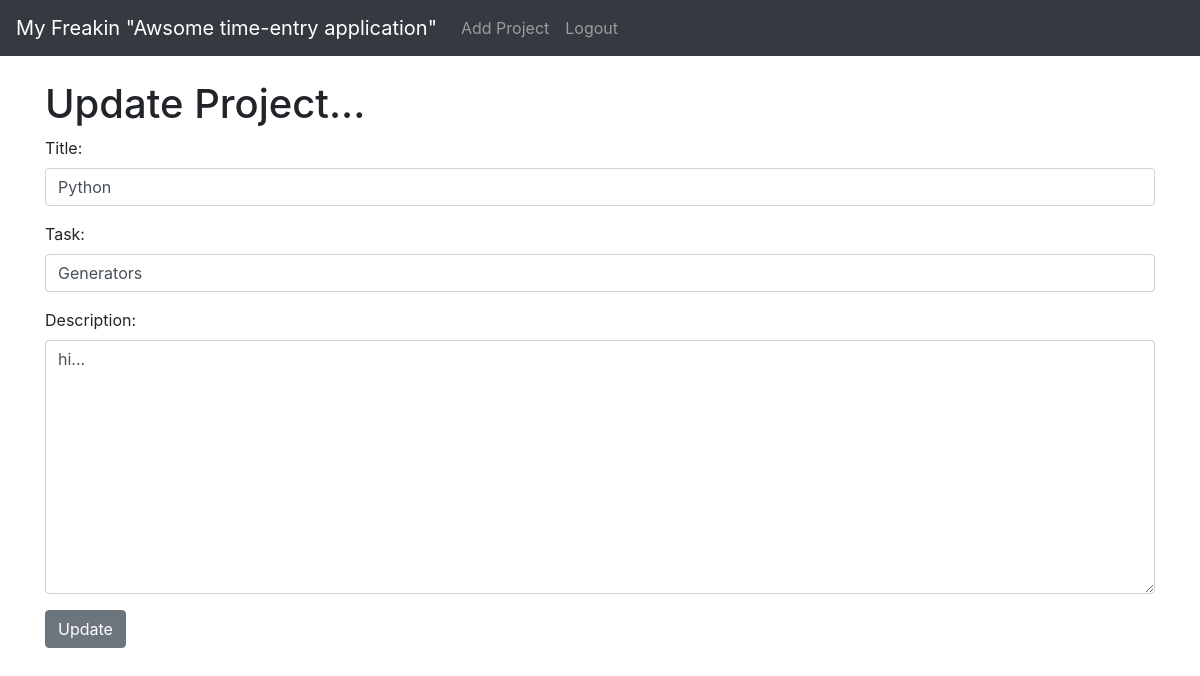
Screenshot of /article/edit/3 (signed in) with the database file from the repository.
### entryapp/models.py (models this page shows, shortened)
class Task(models.Model):
    title = models.CharField(max_length=255)
    task = models.CharField(max_length=255)
    author = models.ForeignKey(User, on_delete=models.CASCADE)
    description = models.TextField()
    post_date = models.DateField(auto_now_add=True)
    start = models.TimeField()
    end = models.TimeField()

### entryapp/views.py (the view)
# urls.py: path('article/edit/<int:pk>',UpdatePostView.as_view(),name="update_post"),
class UpdatePostView(UpdateView):
    model = Task
    form_class = EditForm
    template_name = 'update_post.html'

### entryapp/forms.py
class EditForm(forms.ModelForm):
    class Meta:
        model = Task
        fields = ('title' , 'task' , 'description')
        widgets = {
            'title' : forms.TextInput(attrs={'class':'form-control','placeholder':'This is title Placeholder Project'}),
            'task': forms.TextInput(attrs={'class': 'form-control'}),
            'description': forms.Textarea(attrs={'class': 'form-control'}),
        }

### entryapp/templates/update_post.html (shortened to what this page needs)
{% extends "base.html" %}
{% block content %}
{% if user.is_authenticated %}
    <h1>Update Project...</h1>
    <div class="form-group">
    <form method="POST">
        {{ form.as_p }}
        <button class="btn btn-secondary">Update</button></form>
    </div>
{% else %}
You're not allowed here!(and you knoe it...)
{% endif %}
{% endblock %}

### rows the page displays
Task: title "Python", task "Generators", description "hi..."
